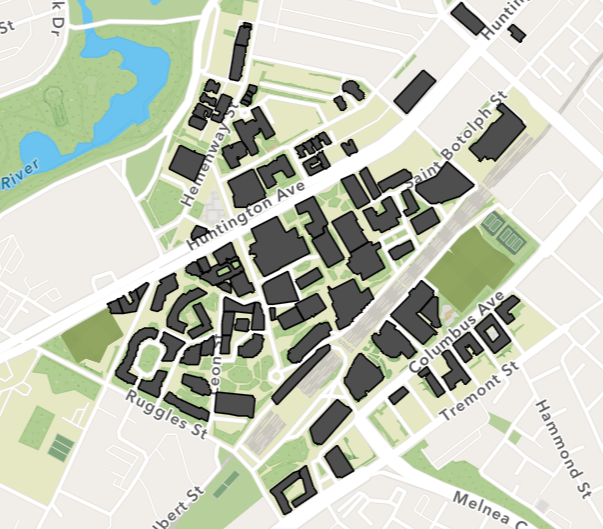
#> input picture maps/Campus_Map_2d.jpg, 603 x 529 px, found by its file name
$ python neu_campus_processor.py
#> lines starting #> are read from the running program, lines starting #| are printed output that depends on the picture; after the words box and inside, x2 and y2 are one past the last pixel; in counts of white or black regions, pixels touching at a corner belong together
### src/phase_c/weighted_grid.py
import sys, os
sys.path.insert(0, os.path.join(os.path.dirname(__file__), "..", "core"))
import numpy as np
from grid import Grid


class WeightedGrid(Grid):
    """
    Grid with terrain-based movement costs.

    Terrain types:
        0 = path/sidewalk (cost 1.0)
        1 = impassable (buildings, water)
        2 = grass/green area (cost 5.0)
        3 = road (cost 2.0)

    Algorithms using get_neighbors() automatically get weighted costs.
    """

    TERRAIN_PATH = 0       # Sidewalks, walkways
    TERRAIN_IMPASSABLE = 1 # Buildings, water
    TERRAIN_GRASS = 2      # Green areas, parks
    TERRAIN_ROAD = 3       # Roads, streets

    COST_MAP = {
        0: 1.0,    # Path: preferred, lowest cost
        1: float('inf'),  # Building: impassable
        2: 5.0,    # Grass: walkable but discouraged
        3: 2.0,    # Road: walkable but less preferred
    }

    def __init__(self, width=100, height=100, obstacle_density=0.0, seed=None):
        super().__init__(width, height, obstacle_density=0.0, seed=seed)
        # Terrain map: separate from binary grid
        self.terrain = np.zeros((height, width), dtype=np.int8)

    def set_terrain(self, terrain_array):
        """Set terrain map and sync binary grid."""
        self.terrain = terrain_array.astype(np.int8)
        # Binary grid: 1 = impassable, 0 = passable
        self.grid = (self.terrain == self.TERRAIN_IMPASSABLE).astype(np.int8)

    # [31 lines left out: functions get_terrain_cost, get_neighbors, not called in this run]

    def get_terrain_stats(self):
        """Return terrain distribution stats."""
        total = self.width * self.height
        return {
            "path_cells": int(np.sum(self.terrain == 0)),
            "impassable_cells": int(np.sum(self.terrain == 1)),
            "grass_cells": int(np.sum(self.terrain == 2)),
            "road_cells": int(np.sum(self.terrain == 3)),
            "path_pct": np.sum(self.terrain == 0) / total * 100,
            "impassable_pct": np.sum(self.terrain == 1) / total * 100,
            "grass_pct": np.sum(self.terrain == 2) / total * 100,
            "road_pct": np.sum(self.terrain == 3) / total * 100,
        }


# [24 lines that do not run on import are left out]

### src/grid.py
import numpy as np


class Grid:
    """2D occupancy grid for path planning benchmarking."""

    def __init__(self, width=100, height=100, obstacle_density=0.3, seed=None):
        """
        Args:
            width: Grid width in cells.
            height: Grid height in cells.
            obstacle_density: Fraction of cells that are obstacles (0.0 to 1.0).
            seed: Random seed for reproducibility.
        """
        self.width = width
        self.height = height
        self.obstacle_density = obstacle_density

        if seed is not None:
            np.random.seed(seed)

        # 0 = free, 1 = obstacle
        self.grid = (np.random.random((height, width)) < obstacle_density).astype(np.int8)

        # Ensure start (top-left) and goal (bottom-right) are free
        self.grid[0, 0] = 0
        self.grid[height - 1, width - 1] = 0

    # [47 lines left out: functions is_free, get_neighbors, set_obstacle, clear_obstacle, not called in this run]

    def __repr__(self):
        return f"Grid({self.width}x{self.height}, density={self.obstacle_density})"


# [9 lines that do not run on import are left out]

### src/phase_c/neu_campus_processor.py
import sys, os
sys.path.insert(0, os.path.join(os.path.dirname(__file__), "..", "core"))
import numpy as np
import cv2
from weighted_grid import WeightedGrid


def process_neu_campus(filepath, target_size=200):
    """
    Process NEU campus map into a WeightedGrid with terrain types.

    Terrain classification:
        Buildings (dark gray) → impassable
        Green areas (parks, grass) → high cost (5x)
        Water (blue) → impassable
        Paths/sidewalks (light/white) → low cost (1x)
        Roads (medium gray) → medium cost (2x)

    Args:
        filepath: Path to campus map image (JPG/PNG).
        target_size: Output grid resolution.

    Returns:
        WeightedGrid with terrain costs.
    """
    img = cv2.imread(filepath)
    if img is None:
        raise FileNotFoundError(f"Could not load: {filepath}")

    hsv = cv2.cvtColor(img, cv2.COLOR_BGR2HSV)
    h, s, v = hsv[:, :, 0], hsv[:, :, 1], hsv[:, :, 2]

    # Classify terrain
    terrain = np.zeros(h.shape, dtype=np.int8)  # Default: path (0)

    # Buildings: dark, low saturation
    buildings = (s < 60) & (v < 120) & (v > 30)
    terrain[buildings] = WeightedGrid.TERRAIN_IMPASSABLE

    # Water: blue hue, some saturation
    water = (h > 90) & (h < 130) & (s > 40)
    terrain[water] = WeightedGrid.TERRAIN_IMPASSABLE

    # Green areas: green hue, moderate saturation
    green = (h > 30) & (h < 85) & (s > 30) & (v > 80)
    terrain[green] = WeightedGrid.TERRAIN_GRASS

    # Roads: medium brightness, low saturation, not already classified
    roads = (v > 150) & (v < 210) & (s < 30) & (terrain == 0)
    terrain[roads] = WeightedGrid.TERRAIN_ROAD

    # Dilate buildings slightly to ensure they're solid
    building_mask = (terrain == WeightedGrid.TERRAIN_IMPASSABLE).astype(np.uint8)
    kernel = np.ones((3, 3), np.uint8)
    building_mask = cv2.dilate(building_mask, kernel, iterations=1)
    terrain[building_mask == 1] = WeightedGrid.TERRAIN_IMPASSABLE

    # Resize terrain to target
    terrain_resized = cv2.resize(terrain.astype(np.float32),
                                  (target_size, target_size),
                                  interpolation=cv2.INTER_NEAREST).astype(np.int8)

    # Create WeightedGrid
    grid = WeightedGrid(target_size, target_size)
    grid.set_terrain(terrain_resized)

    # Ensure start and goal corners are free paths
    margin = 3
    grid.terrain[0:margin, 0:margin] = WeightedGrid.TERRAIN_PATH
    grid.terrain[-margin:, -margin:] = WeightedGrid.TERRAIN_PATH
    grid.grid[0:margin, 0:margin] = 0
    grid.grid[-margin:, -margin:] = 0

    return grid


def save_terrain_visualization(grid, filepath):
    """
    Save terrain map as a colored PNG.
    White=path, Dark=building, Green=grass, Gray=road.
    """
    h, w = grid.height, grid.width
    viz = np.ones((h, w, 3), dtype=np.uint8) * 200

    viz[grid.terrain == WeightedGrid.TERRAIN_PATH] = [255, 255, 255]
    viz[grid.terrain == WeightedGrid.TERRAIN_IMPASSABLE] = [40, 40, 40]
    viz[grid.terrain == WeightedGrid.TERRAIN_GRASS] = [144, 238, 144]
    viz[grid.terrain == WeightedGrid.TERRAIN_ROAD] = [180, 180, 180]

    cv2.imwrite(filepath, cv2.cvtColor(viz, cv2.COLOR_RGB2BGR))


def save_occupancy_image(grid, filepath):
    """Save binary occupancy (black=obstacle, white=free)."""
    img = np.where(grid.grid == 1, 0, 255).astype(np.uint8)
    cv2.imwrite(filepath, img)


if __name__ == "__main__":
    os.makedirs("maps", exist_ok=True)

    # Try loading campus map
    candidates = ["maps/neu_campus.jpg", "maps/Campus_Map_2d.jpg",
                   "maps/neu_campus.png"]
    map_path = None
    for p in candidates:
        if os.path.exists(p):
            map_path = p
            break

    if map_path:
        print(f"Processing: {map_path}")
        grid = process_neu_campus(map_path, target_size=200)
#> in process_neu_campus, img is the input picture: shape (529, 603, 3); mean B, G, R 187.6, 202.7, 197.5
#> in process_neu_campus, `hsv = cv2.cvtColor(img, cv2.COLOR_BGR2HSV)`: hsv: shape (529, 603, 3); mean H, S, V 21.8, 24.7, 204.9
#> in process_neu_campus, `h, s, v = hsv[:, :, 0], hsv[:, :, 1], hsv[:, :, 2]`:
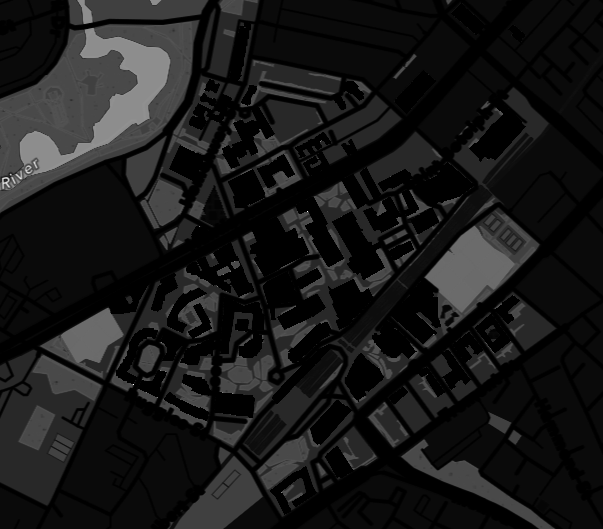
#> s: shape (529, 603); min 0, max 255, mean 24.7
#> in process_neu_campus, `h, s, v = hsv[:, :, 0], hsv[:, :, 1], hsv[:, :, 2]`:
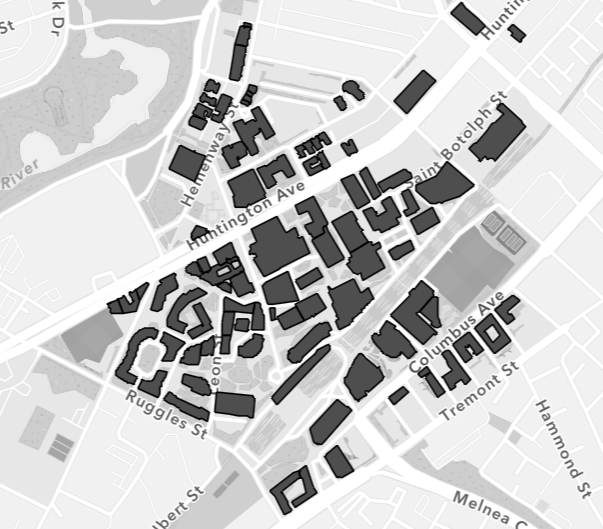
#> v: shape (529, 603); min 0, max 255, mean 204.9
#> in process_neu_campus, `buildings = (s < 60) & (v < 120) & (v > 30)`:
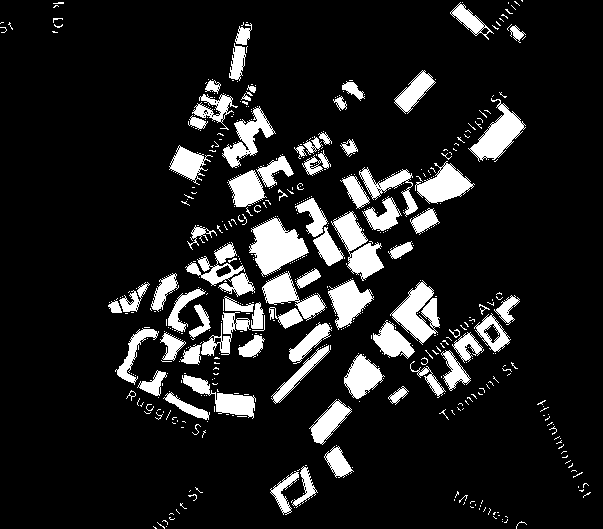
#> buildings: shape (529, 603) bool; 12.3% white; 502 white regions (426 under 20 px), largest, box (x1, y1, x2, y2) and area: (249, 217, 309, 277) 2011, (390, 280, 440, 345) 1596, (331, 211, 384, 281) 1575
#> in process_neu_campus, `water = (h > 90) & (h < 130) & (s > 40)`: water: shape (529, 603) bool; 2.1% white; 3 white regions, box (x1, y1, x2, y2) and area: (0, 28, 171, 190) 6559, (77, 0, 93, 24) 197, (150, 0, 161, 5) 39
#> in process_neu_campus, `green = (h > 30) & (h < 85) & (s > 30) & (v > 80)`:
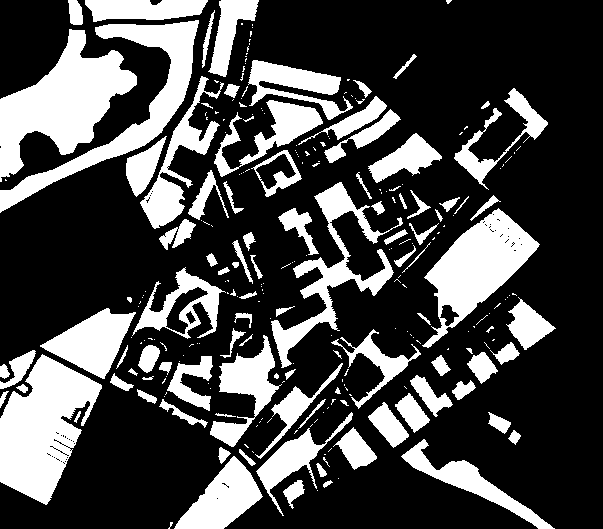
#> green: shape (529, 603) bool; 28.3% white; 260 white regions (158 under 20 px), largest, box (x1, y1, x2, y2) and area: (0, 29, 137, 182) 9259, (0, 354, 102, 505) 8904, (422, 208, 540, 348) 6759
#> in process_neu_campus, `roads = (v > 150) & (v < 210) & (s < 30) & (terrain == 0)`:
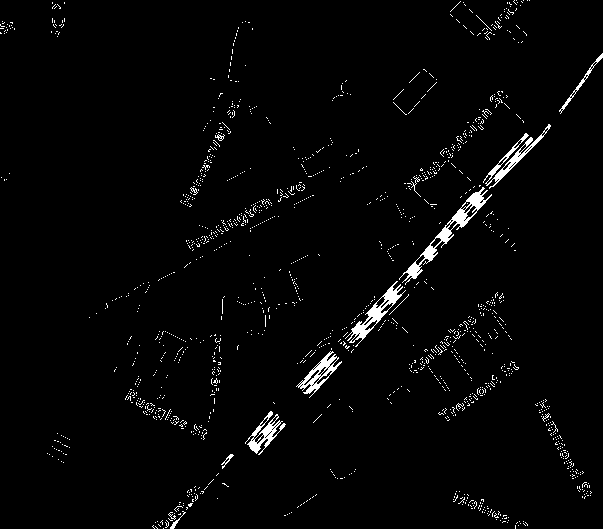
#> roads: shape (529, 603) bool; 2.3% white; 1409 white regions (1395 under 20 px), largest, box (x1, y1, x2, y2) and area: (399, 187, 492, 285) 1074, (345, 281, 406, 347) 753, (483, 124, 551, 189) 662
        stats = grid.get_terrain_stats()

        print(f"\nNEU Campus WeightedGrid: {grid.width}x{grid.height}")
        print(f"  Paths:      {stats['path_pct']:.1f}% (cost 1.0)")
        print(f"  Buildings:  {stats['impassable_pct']:.1f}% (impassable)")
        print(f"  Grass:      {stats['grass_pct']:.1f}% (cost 5.0)")
        print(f"  Roads:      {stats['road_pct']:.1f}% (cost 2.0)")

        save_terrain_visualization(grid, "maps/neu_campus_terrain.png")
#> in save_terrain_visualization, `cv2.imwrite(filepath, cv2.cvtColor(viz, cv2.COLOR_RGB2BGR))`:
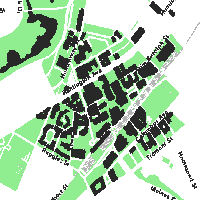
#> saved as neu_campus_terrain.png: shape (200, 200, 3); mean B, G, R 178.8, 204.3, 178.8
        save_occupancy_image(grid, "maps/neu_campus_occupancy.png")
#> in save_occupancy_image, `cv2.imwrite(filepath, img)`:
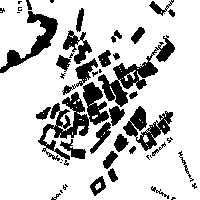
#> saved as neu_campus_occupancy.png: shape (200, 200); 79.1% white; 49 black regions (20 under 20 px), largest, box (x1, y1, x2, y2) and area: (38, 82, 109, 161) 1838, (98, 35, 175, 107) 1405, (0, 11, 58, 73) 940
        print("\nSaved terrain and occupancy maps")
    else:
        print("Campus map not found. Place image in maps/ folder.")

$ run again, with visualizations/phase_a/algorithms_collage.png saved as maps/Campus_Map_2d.jpg
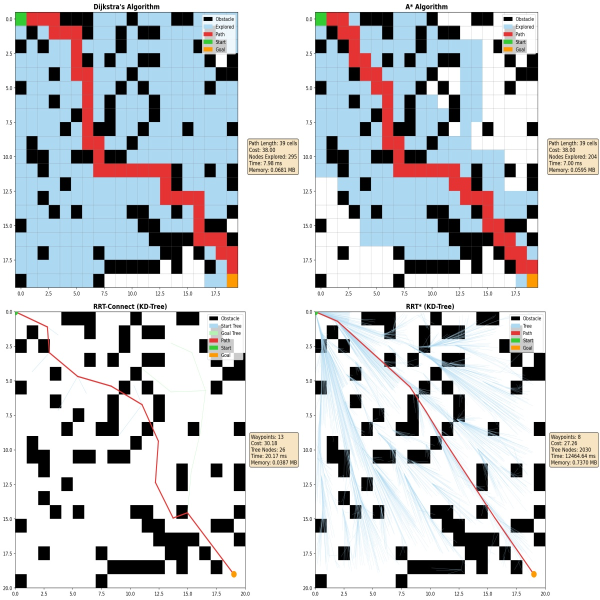
#> input picture visualizations/phase_a/algorithms_collage.png, 1200 x 1200 px, found by its file name (shown at 1/2 size)
#> in process_neu_campus, img is the input picture: shape (1200, 1200, 3); mean B, G, R 202.6, 198.8, 196.6
#> hsv: shape (1200, 1200, 3); mean H, S, V 35.6, 32.3, 209.8
#> in process_neu_campus, `buildings = (s < 60) & (v < 120) & (v > 30)`:
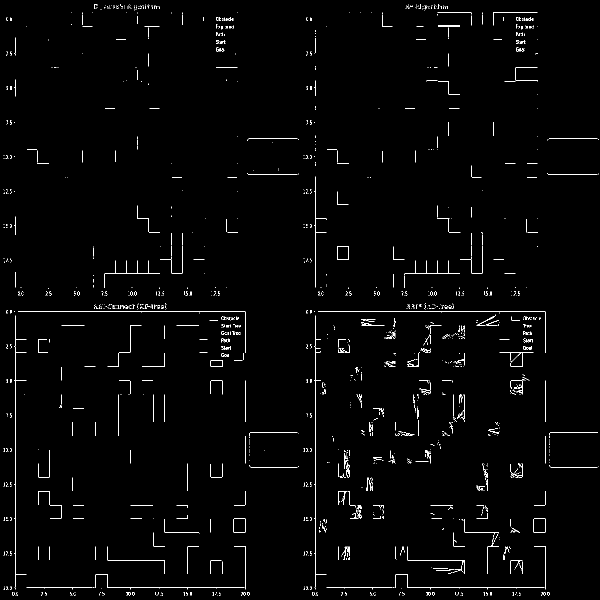
#> buildings: shape (1200, 1200) bool (shown at 1/2 size); 1.4% white in thin lines or dots
#> water: shape (1200, 1200) bool; 20.5% white; 804 white regions (618 under 20 px), largest, box (x1, y1, x2, y2) and area: (29, 53, 386, 576) 86388, (165, 24, 476, 442) 75057, (629, 53, 964, 522) 57746
#> green: shape (1200, 1200) bool; 0.16% white; 11 white regions (2 under 20 px), largest, box (x1, y1, x2, y2) and area: (29, 24, 53, 53) 629, (629, 24, 653, 53) 629, (406, 78, 427, 89) 212
#> roads: shape (1200, 1200) bool; 0.96% white in thin lines or dots
#> in save_occupancy_image, `cv2.imwrite(filepath, img)`:
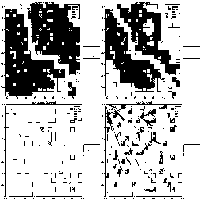
#> saved as neu_campus_occupancy.png: shape (200, 200); 72.7% white; 252 black regions (225 under 20 px), largest, box (x1, y1, x2, y2) and area: (1, 9, 65, 99) 2663, (27, 2, 80, 75) 2368, (101, 9, 165, 96) 1917

$ run again, with visualizations/phase_c/hospital_paths.png saved as maps/Campus_Map_2d.jpg
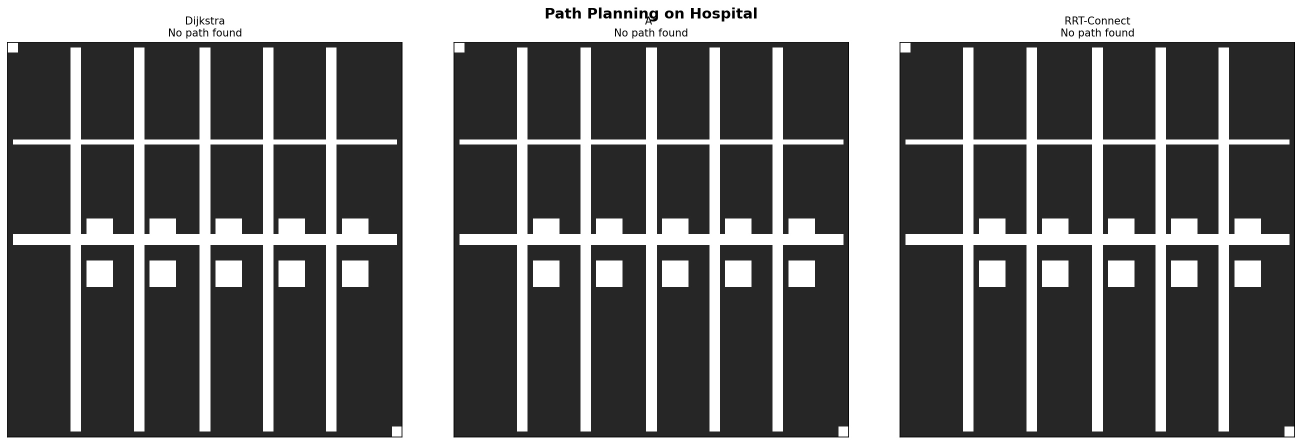
#> input picture visualizations/phase_c/hospital_paths.png, 2604 x 889 px, found by its file name (shown at 1/2 size)
#> in process_neu_campus, img is the input picture: shape (889, 2604, 3); min 0, max 255, mean 113.4
#> hsv: shape (889, 2604, 3); mean H, S, V 0, 0, 113.4
#> h: shape (889, 2604); every value is 0
#> in process_neu_campus, `buildings = (s < 60) & (v < 120) & (v > 30)`:
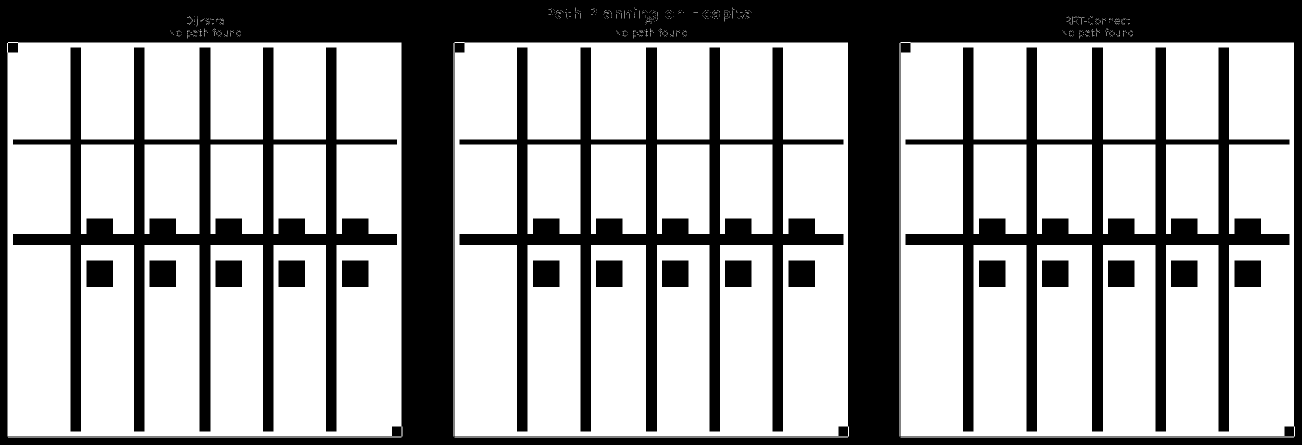
#> buildings: shape (889, 2604) bool (shown at 1/2 size); 64.4% white; 19 black regions, largest, box (x1, y1, x2, y2) and area: (0, 0, 2604, 889) 450154, (26, 95, 794, 863) 110807, (919, 95, 1687, 863) 110807
#> roads: shape (889, 2604) bool; 0.04% white in thin lines or dots, all inside (x1, y1, x2, y2) = (352, 15, 2266, 77)
#> in save_occupancy_image, `cv2.imwrite(filepath, img)`:
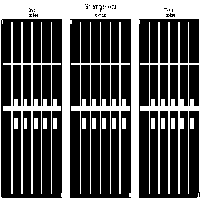
#> saved as neu_campus_occupancy.png: shape (200, 200); 33.1% white; 18 white regions (1 under 20 px), largest, box (x1, y1, x2, y2) and area: (0, 0, 200, 200) 9248, (3, 22, 61, 194) 1859, (71, 22, 130, 194) 1543
